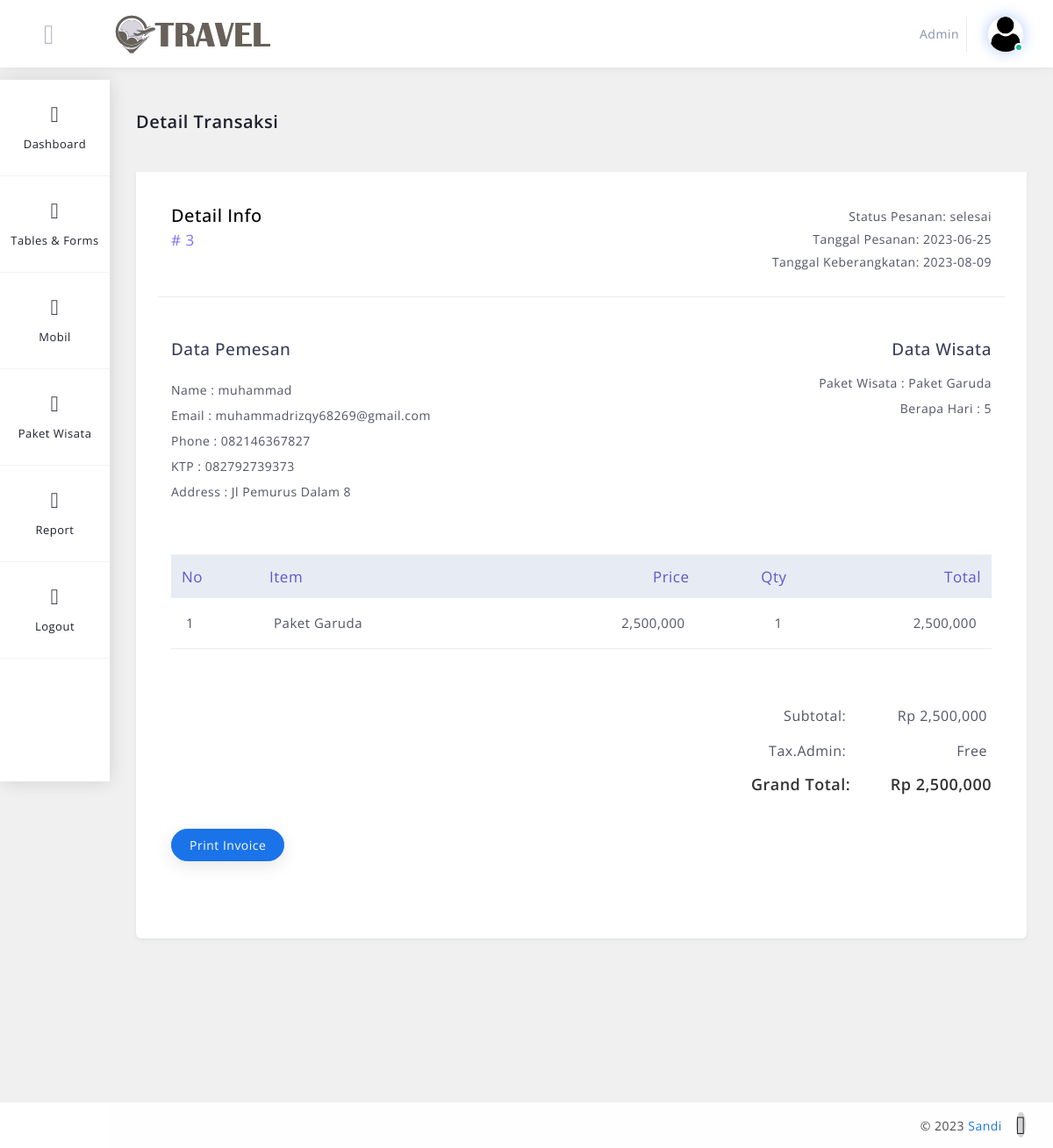
Before: /tour/admin/detail_transaksi.php?id_transaksi=3 (signed in) with the older database file.
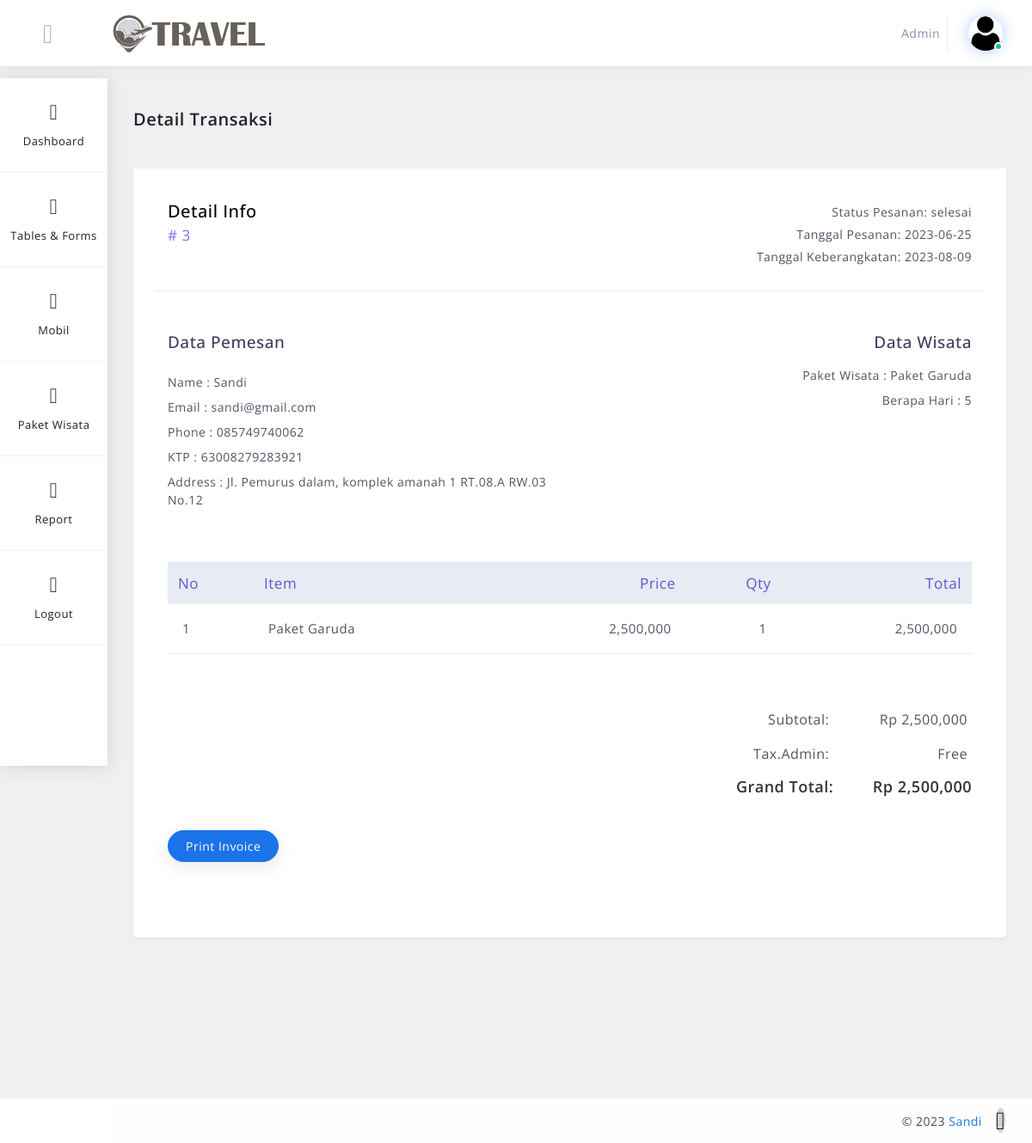
After: the same page with the newer database file.
### tables this page shows
CREATE TABLE `transaksi` (
  `id_transaksi` int(11) NOT NULL,
  `jenis_transaksi` varchar(12) NOT NULL,
  `id_mobil` int(11) NOT NULL,
  `id_wisata` int(11) NOT NULL,
  `id_user` int(11) NOT NULL,
  `supir` varchar(16) NOT NULL,
  `harga` double NOT NULL,
  `qty` double NOT NULL,
  `total_harga` double NOT NULL,
  `status` varchar(32) NOT NULL,
  `gambar` varchar(32) NOT NULL,
  `gambar_pengembalian` varchar(32) NOT NULL,
  `tanggal` date NOT NULL,
  `tanggal_booking` date NOT NULL,
  `kondisi` varchar(18) NOT NULL,
  `ket` varchar(64) NOT NULL
);

CREATE TABLE `users` (
  `id_user` int(11) NOT NULL,
  `username` varchar(64) NOT NULL,
  `email` varchar(92) NOT NULL,
  `password` varchar(120) NOT NULL,
  `gambar` varchar(64) NOT NULL,
  `no_hp` varchar(26) NOT NULL,
  `no_ktp` varchar(26) NOT NULL,
  `alamat` varchar(64) NOT NULL,
  `tanggal_lahir` date NOT NULL,
  `jenis_kelamin` varchar(20) NOT NULL,
  `role` varchar(32) NOT NULL
);

CREATE TABLE `wisata` (
  `id_wisata` int(11) NOT NULL,
  `nama` varchar(64) NOT NULL,
  `tanggal` date NOT NULL,
  `harga` varchar(64) NOT NULL,
  `gambar` varchar(120) NOT NULL,
  `deskripsi` longtext NOT NULL,
  `status` varchar(48) NOT NULL,
  `kuota` varchar(32) NOT NULL,
  `berapa_hari` varchar(12) NOT NULL,
  `rating` varchar(11) NOT NULL
);

### tour/admin/detail_transaksi.php (the view, shortened to what the changed rows need)
<?php
include '../include/config.php';
if (isset($_GET['id_transaksi'])) {
    $id_transaksi = ($_GET["id_transaksi"]);
    $query = "SELECT transaksi.*, wisata.id_wisata, wisata.nama, wisata.tanggal, wisata.berapa_hari, users.id_user, users.username,users.email, users.no_hp,users.alamat,users.no_ktp FROM transaksi INNER JOIN wisata ON transaksi.id_wisata = wisata.id_wisata INNER Join users ON transaksi.id_user = users.id_user WHERE id_transaksi='$id_transaksi' and jenis_transaksi = 'wisata' ORDER BY id_transaksi DESC";
    $result = mysqli_query($conn, $query);
    $data = mysqli_fetch_assoc($result);
} else {
    echo "<script>alert('Masukkan data id.');window.location='tb_transaksi.php';</script>";
}
?>
<!DOCTYPE html>
<html lang="en">
<head>
    <link href="../bootstrap/css/bootstrap.min.css" rel="stylesheet" type="text/css" />
    <link href="../assets/css/plugins.css" rel="stylesheet" type="text/css" />
    <link href="../assets/css/ecommerce/invoice.css" rel="stylesheet" type="text/css" />
</head>
<body>
    <div class="main-container" id="container">
        <div id="content" class="main-content">
            <div class="container">
                <div class="row margin-bottom-120 invoice-print">
                    <div class="col-xl-12 col-lg-12 col-md-12 col-sm-12 col-12">
                        <div class="statbox widget box box-shadow">
                            <div class="widget-content invoice">
                                <div class="widget-content-area content-section">
                                    <div class="row invoice-top-section">
                                        <div class="col-sm-6 mb-4">
                                            <h5 class="invoice-info-title">Detail Info</h5>
                                            <p class="invoice-serial-number"># <?php echo $data['id_transaksi'] ?></p>
                                        </div>
                                        <div class="col-sm-6 mb-4 text-sm-right">
                                            <p class="invoice-order-status">Status Pesanan: <?php echo $data['status'] ?></p>
                                            <p class="invoice-order-date">Tanggal Pesanan: <?php echo $data['tanggal_booking'] ?></p>
                                            <p class="invoice-order-date">Tanggal Keberangkatan: <?php echo $data['tanggal'] ?></p>
                                        </div>
                                    </div>
                                    <div class="row mt-5 mb-5">
                                        <div class="col-md-6 col-sm-6 invoice-from">
                                            <div class="row">
                                                <div class="col-12 mb-2">
                                                    <p>Name : <?php echo $data['username']; ?></p>
                                                </div>
                                                <div class="col-12 mb-2">
                                                    <p>Email : <?php echo $data['email']; ?></p>
                                                </div>
                                                <div class="col-12 mb-2">
                                                    <p>Phone : <?php echo $data['no_hp'] ?></p>
                                                </div>
                                                <div class="col-12 mb-2">
                                                    <p>KTP : <?php echo $data['no_ktp'] ?></p>
                                                </div>
                                                <div class="col-12 mb-2">
                                                    <p>Address : <?php echo $data['alamat'] ?></p>
                                                </div>
                                            </div>
                                        </div>
                                        <div class="col-md-6 col-sm-6 invoice-to text-sm-right">
                                            <div class="row mb-5">
                                                <div class="col-12 mb-2">
                                                    <p>Paket Wisata : <?php echo $data['nama'] ?></p>
                                                </div>
                                                <div class="col-12 mb-2">
                                                    <p>Berapa Hari : <?php echo $data['berapa_hari'] ?></p>
                                                </div>
                                            </div>
                                        </div>
                                    </div>
                                    <div class="row mt-5 mb-5">
                                        <div class="col-12">
                                            <div class="table-responsive">
                                                <table class="table">
                                                    <thead class="thead-light">
                                                        <tr>
                                                            <th scope="col">No</th>
                                                            <th scope="col">Item</th>
                                                            <th class="text-right" scope="col">Price</th>
                                                            <th class="text-right" scope="col">Qty</th>
                                                            <th class="text-right" scope="col">Total</th>
                                                        </tr>
                                                    </thead>
                                                    <tbody>
                                                        <?php
                                                        $no = 1;
                                                        $query = mysqli_query($conn, "SELECT transaksi.*, wisata.id_wisata, wisata.nama, users.id_user, users.username FROM transaksi INNER JOIN wisata ON transaksi.id_wisata = wisata.id_wisata INNER Join users ON transaksi.id_user = users.id_user where jenis_transaksi = 'wisata' and id_transaksi='$id_transaksi'   ORDER BY id_transaksi DESC;");
                                                        while ($row = mysqli_fetch_assoc($query)) {
                                                        ?>
                                                            <tr>
                                                                <td><?php echo $no++; ?></td>
                                                                <td><?php echo $row['nama']; ?></td>
                                                                <td class="text-right"><?php echo number_format($data['harga']); ?></td>
                                                                <td class="text-right"><?php echo $row['qty']; ?></td>
                                                                <td class="text-right"><?php echo number_format($data['total_harga']); ?></td>
                                                            </tr>
                                                        <?php } ?>
                                                    </tbody>
                                                </table>
                                            </div>
                                        </div>
                                    </div>
                                    <div class="row mt-4">
                                        <div class="col-12">
                                            <div class="invoice-total-amounts text-right">
                                                <div class="row">
                                                    <div class="col-sm-2 col-5">
                                                        <p class="mb-3">Rp <?php echo number_format($data['total_harga']); ?></p>
                                                    </div>
                                                    <div class="col-sm-2 col-5">
                                                        <h4 class="mb-3">Rp <?php echo number_format($data['total_harga']); ?></h4>
                                                    </div>
                                                </div>
                                            </div>
                                        </div>
                                    </div>
                                </div>
                            </div>
                        </div>
                    </div>
                </div>
            </div>
        </div>
    </div>
</body>
</html>

Changed rows visible on the page:
changed transaksi "selesai": id_user.username "muhammad" → "Sandi"; id_user.email "muhammadrizqy68269@gmail.com" → "sandi@gmail.com"; id_user.no_hp "082146367827" → "085749740062"; id_user.no_ktp "082792739373" → "63008279283921"; id_user.alamat "Jl Pemurus Dalam 8" → "Jl. Pemurus dalam, komplek amanah 1 RT.08.A RW.03 No.12"
